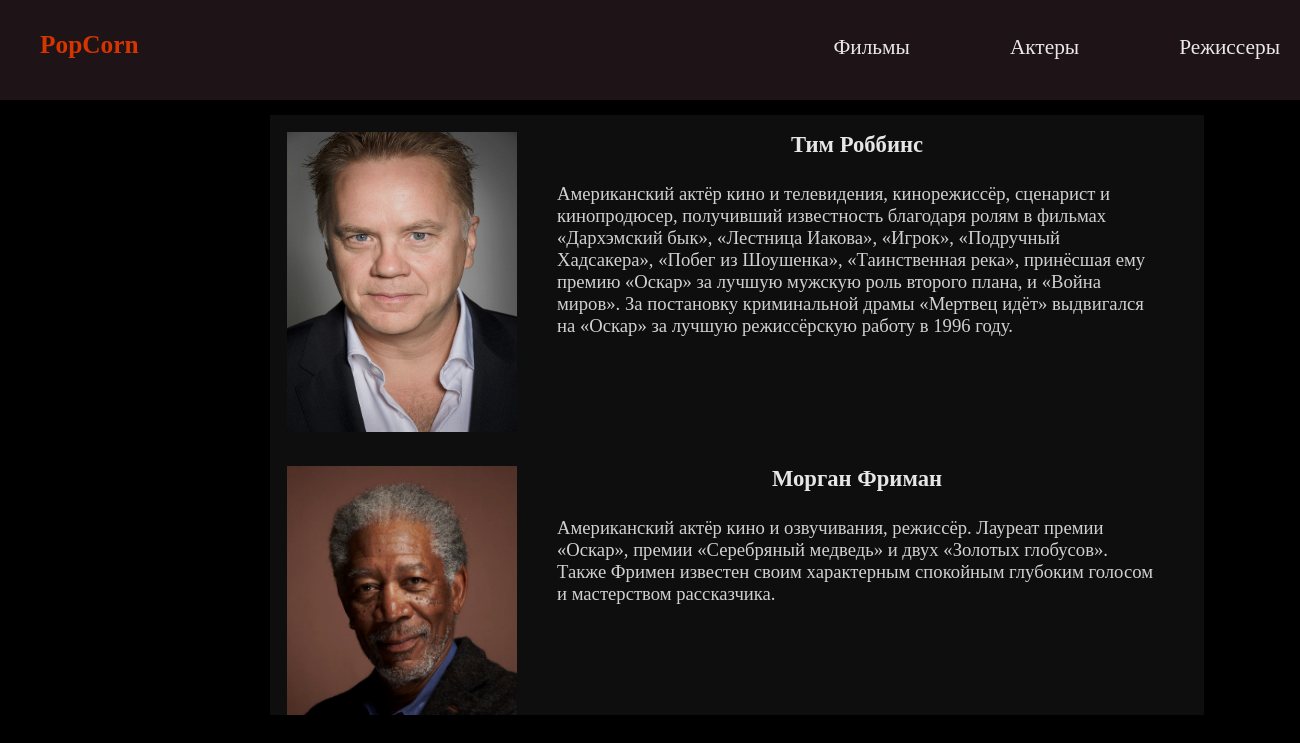
Page /popcorn/actors/ on the committed database.
### movies/models.py (models this page shows, shortened)
class Actor(models.Model):
    name = models.CharField("Имя", max_length=100)
    age = models.PositiveSmallIntegerField("Возраст", default=0)
    biography = models.TextField(max_length=600, null = True)
    photography = models.ImageField("Изображение", upload_to="actors/")
    url = models.SlugField(max_length=130, unique=True)
    def get_absolute_url(self):
        return reverse('actor-page', kwargs={"slug": self.url})
    class Meta:
        verbose_name = "Актер"
        verbose_name_plural = "Актеры"

### movies/views.py (the view)
# urls.py: path("actors/", views.Actors, name="actors"),
def Actors(request):
    actors = Actor.objects.all()
    return  render(request, "actors.html", {'actors': actors})

### movies/templates/actors.html
{% extends 'base.html' %}
{% block content %}
		<section class="all">
            {% if actors %}
                 {% for a in actors %}
                    <a href="{{ a.get_absolute_url}}">
                        <figure>
                            <img src="{{ MEDIA_ROOT }}{{ a.photography.url }}" alt="">
                            <section>
                                <h3>{{a.name}}</h3>
                                <p> {{ a.biography }}</p>
                            </section>
                        </figure>
                    </a>
                {% endfor %}
            {% endif %}
        </section>
{% endblock content %}

### static/css/style.css (style rules this page uses)
* { margin:0px; padding:0px; }
body { background-color: #000000; color: #fff; height: 100vh; font-family: cursive; }
figure { width:300px; margin-right: 50px; }
figure:last-child { margin-right: 0px; }
img { width:198px; height:300px; }

### static/css/film_detail.css (style rules this page uses)
img { width:205px; height:307.5px; }

### static/css/styleActorsFilmmakers.css (style rules this page uses)
.all { margin-left:270px; padding-right: 120px; width: 900px; height:600px; overflow-y: scroll; overflow-x: hidden; padding-top: 15px; }
.all a { text-decoration: none; color:#ffffff; opacity: 90%; }
.all figure { background-color: #101010; padding:17px; display: inline-flex; width: 900px; height:300px; }
.all img { margin-right: 40px; width:230px; height:300px; }
.all section { width:600px; height:350px; }
.all section h3 { margin-bottom: 25px; text-align: center; font-size: 17pt; }
.all section p { text-align: left; font-size: 14pt; opacity: 90%; }

### static/css/register.css (style rules this page uses)
* { margin:0px; padding:0px; }
body { background-color: #000000; color: #fff; height: 100%; font-family: cursive; }

### movies/templates/base.html (style rules this page uses)
* { margin:0px; padding:0px; }
body { background-color: #000000; color: #fff; height: 100vh; font-family: cursive; }
figure { width:300px; margin-right: 50px; }
figure:last-child { margin-right: 0px; }
img { width:198px; height:300px; }

### rows in the picture
Actor: photography (picture), name "Тим Роббинс", biography "Американский актёр кино и телевидения, кинорежиссёр, сценарист и кинопродюсер, получивший известность благодаря ролям в фильмах «Дархэмский бык», «Лестница Иакова», «Игрок», «Подручный Хадсакера», «Побег из Шоушенка», «Таинственная река», принёсшая ему премию «Оскар» за лучшую мужскую роль второго плана, и «Война миров». За постановку криминальной драмы «Мертвец идёт» выдвигался на «Оскар» за лучшую режиссёрскую работу в 1996 году."
Actor: photography (picture), name "Морган Фриман", biography "Американский актёр кино и озвучивания, режиссёр. Лауреат премии «Оскар», премии «Серебряный медведь» и двух «Золотых глобусов». Также Фримен известен своим характерным спокойным глубоким голосом и мастерством рассказчика."
